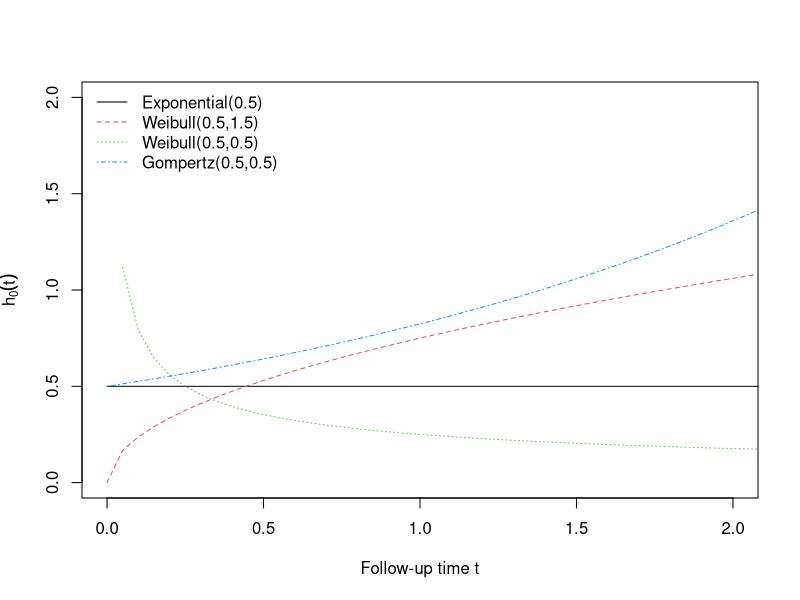
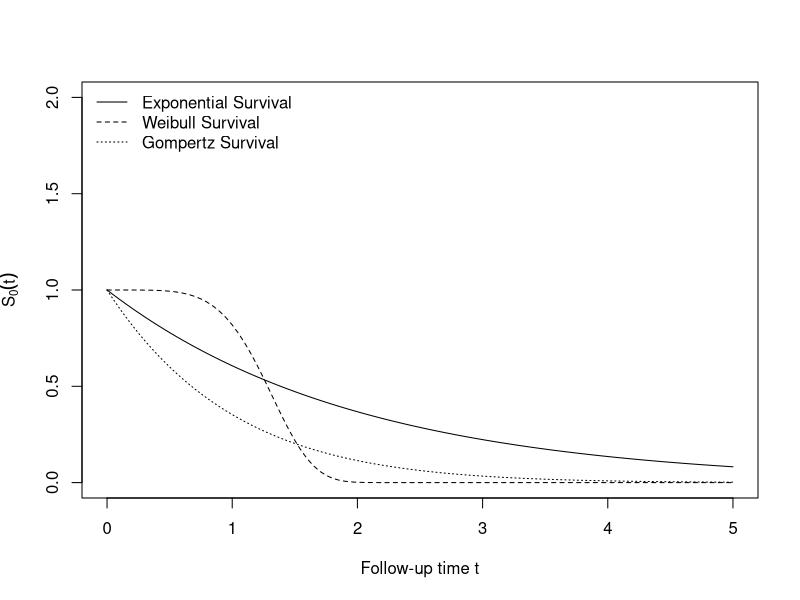
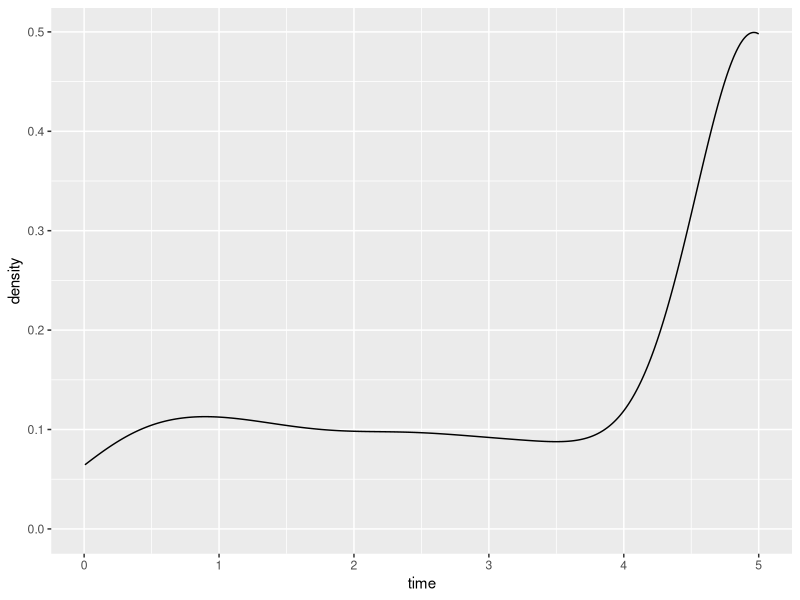

Reproduce these figures in R, in order. (Note: a time limit stopped this script after it produced the figures.)
## ---- chunk 1
library(tidyverse)
library(caret)
library(survival)
library(fastmap)
library(ggplot2)
## ---- chunk 2
exp_haz <- function(t, lambda = 0.5) lambda * 1 * t^0
weibull_haz <- function(t, lambda = 0.5, gamma = 0.5) lambda * gamma * t^(gamma - 1)
gompertz_haz <- function(t, alpha = 0.5, lambda = 0.5) lambda * exp(alpha* t)

curve(exp_haz, from = 0, to = 5, lty = 1,col = 1, xlim = c(0,2),ylim = c(0, 2), ylab = expression(h[0](t)), xlab = "Follow-up time t")
curve(0.5 * 1.5 * x^(1.5 - 1), from = 0, to = 5, lty = 2,col = 2, add = TRUE)
curve(0.5 * 0.5 * x^(0.5 - 1), from = 0, to = 5, lty = 3,col=3, add = TRUE)
curve(gompertz_haz, from = 0, to = 5, lty = 4,col = 4, add = TRUE )
legend(x = "topleft", lty = 1:4, col = 1:4,legend = c("Exponential(0.5)", "Weibull(0.5,1.5) ","Weibull(0.5,0.5)","Gompertz(0.5,0.5)"), bty = "n")
## ---- chunk 3
exp_surv <- function(t, lambda = 0.5) exp((-lambda)*t)
weibull_surv <- function(t, lambda = 0.2, gamma = 5) exp((-lambda)*t^gamma)
gompertz_surv <- function(t, alpha = 0.08, lambda = 1) exp(lambda/alpha*(1-exp(alpha*t)))
curve(exp_surv, from = 0, to = 5, lty = 1, ylim = c(0, 2), ylab = expression(S[0](t)), xlab = "Follow-up time t")
curve(weibull_surv, from = 0, to = 5, lty = 2, add = TRUE)
curve(gompertz_surv, from = 0, to = 5, lty = 3, add = TRUE )
legend(x = "topleft", lty = 1:3, legend = c("Exponential Survival", "Weibull Survival", "Gompertz Survival"), bty = "n") 
## ---- chunk 4
cox = function(u, x, lambda, alpha, beta){
    time = (1/alpha) * log(1 - (alpha * log(u) / (lambda * exp(beta * x))))
  }
## ---- chunk 5
simdat = function(n, p, lambda = 0.1, gamma = 1.5, eff = list()) {
  # randomly assign group
  x1 = rbinom(n, 1, 0.5)
  
  u = runif(n)
  useExp = runif(n) < p 
  # generating mixed data
  t =  useExp * (-log(u) / (lambda * exp(eff$b1 * x1))) + (1 - useExp) * (-log(u) / (lambda * exp(eff$b1 * x1)))^(1 / gamma)
  
  # two features
  # x2 = rbinom(n, 1, 0.5)
  # t =  useExp * (-log(u) / (lambda * exp(eff$b1 * x1))) + (1 - useExp) * (-log(u) / (lambda * exp(eff$b2 * x2)))^(1 / gamma)
  
  t[t < 1/365] = 1/365
  t[t == 1 / 365] = t[t == 1 / 365] + rnorm(length(t[t == 1 / 365]), 0, 1e-4)
  t = abs(t)
  
  e = as.numeric(t < 5)
  t = pmin(t, 5)
  
  name = paste("n =", n, ", p =", p, ", eff =", eff[[1]])
  
  return(tibble(name = name, time = t, event = e, x1 = x1))
  # two features
  # return(tibble(name = name, time = t, event = e, x1 = x1, x2 = x2))
}
## ---- chunk 6
simdat2 = function(n, p, lambda = 0.1, alpha = 0.5, eff = list()) {
  # randomly assign group
  x1 = rbinom(n, 1, 0.5)
  
  u = runif(n)
  useExp = runif(n) < p 
  # generating mixed data
  t =  useExp * (-log(u) / (lambda * exp(eff$b1 * x1))) + (1 - useExp) * (1/alpha) * log(1-(alpha*log(u) / (lambda * exp(eff$b1 * x1))))
  
  # two features
  # x2 = rbinom(n, 1, 0.5)
  # t =  useExp * (-log(u) / (lambda * exp(eff$b1 * x1))) + (1 - useExp) * (-log(u) / (lambda * exp(eff$b2 * x2)))^(1 / gamma)
  
  t[t < 1/365] = 1/365
  t[t == 1 / 365] = t[t == 1 / 365] + rnorm(length(t[t == 1 / 365]), 0, 1e-4)
  t = abs(t)
  
  e = as.numeric(t < 5)
  t = pmin(t, 5)
  
  name = paste("n =", n, ", p =", p, ", eff =", eff[[1]])
  
  return(tibble(name = name, time = t, event = e, x1 = x1))
  # two features
  # return(tibble(name = name, time = t, event = e, x1 = x1, x2 = x2))
}
## ---- chunk 7
data = simdat(500, 1, eff = list(b1 = 0.5))

data %>% 
  ggplot() +
  geom_density(aes(x = time))
## ---- chunk 8
fit_exp = function(df) {
  fit.exponential = survreg(Surv(time, event) ~ x1, dist = "exponential", data = df)
  return(as.numeric(-fit.exponential$coefficients[-1]))
}

fit_weibull = function(df) {
  fit.weibull <- survreg(Surv(time, event) ~ x1, dist = "weibull", data = df)
  return(as.numeric(-fit.weibull$coefficients[-1] / fit.weibull$scale))
}

fit_cox = function(df) {
  fit.cox <- coxph(Surv(time, event) ~ x1, data = df)
  return(as.numeric(fit.cox$coefficients))
}
## ---- chunk 9
param_grid = expand.grid(p = seq(0, 1, by = 0.2), n = c(20, 40, 60, 80, 100, 200, 400), rep = 1:500)

sim_dat = param_grid %>% 
  mutate(
    data = map2(n, p, ~simdat(n = .x, p = .y, eff = list(b1 = 0.5)))
  ) %>% 
  mutate(
    b_exp = map_dbl(data, fit_exp),
    b_weibull = map_dbl(data, fit_weibull),
    b_cox = map_dbl(data, fit_cox)
  )

sim_dat %>% 
  ggplot() +
  geom_density(aes(x = b_exp, color = "darkred"), alpha = 0.6) +
  geom_density(aes(x = b_weibull, color = "orange" ), size = 1.2) +
  geom_density(aes(x = b_cox, color = "blue"), alpha = 0.3) +
  geom_vline(xintercept = 0.5) +
  facet_grid(n~p) +
  xlab("estimated beta") +
  scale_colour_manual(name = 'fit methods', 
        values =c('blue'='blue','darkred'='darkred', 'orange' = 'orange'), labels = c('cox','exp', 'weibull'))
## ---- chunk 10
bias = sim_dat %>% 
  select(-data, -rep) %>% 
  mutate(
    b_exp = b_exp - 0.5, 
    b_weibull = b_weibull - 0.5,
    b_cox = b_cox - 0.5
  )%>% 
  group_by(n, p) %>% 
  summarize(
    exp_bias = mean(b_exp),
    weibull_bias = mean(b_weibull),
    cox_bias = mean(b_cox)
  ) %>% 
  pivot_longer("exp_bias":"cox_bias", names_to = "fit_method", values_to = "bias") %>% 
  mutate(fit_method = as.factor(fit_method))

var = sim_dat %>% 
  select(-data, -rep) %>% 
  group_by(n, p) %>% 
  summarize(
    exp_var = var(b_exp),
    weibull_var = var(b_weibull),
    cox_var = var(b_cox)
  ) %>% 
  pivot_longer("exp_var":"cox_var", names_to = "fit_method", values_to = "var") %>% 
  mutate(fit_method = as.factor(fit_method))


mse = sim_dat %>% 
  select(-data, -rep) %>%
  mutate(
    b_exp = (b_exp - 0.5)^2,
    b_weibull = (b_weibull - 0.5)^2,
    b_cox = (b_cox - 0.5)^2
  ) %>% 
  group_by(n, p) %>% 
  summarize(
    exp_mse = mean(b_exp),
    weibull_mse = mean(b_weibull),
    cox_mse = mean(b_cox)
  ) %>% 
  pivot_longer("exp_mse":"cox_mse", names_to = "fit_method", values_to = "mse") %>% 
  mutate(fit_method = as.factor(fit_method)) 
  
  
ggplot(mse, aes(x = n, y = mse, color = fit_method)) +
  geom_point() +
  geom_line() +
  scale_y_log10() +
  scale_x_log10() +
  facet_grid("p")

ggplot(var, aes(x = n, y = var, color = fit_method)) +
  geom_point() +
  geom_line() +
  scale_y_log10() +
  facet_grid("p")

ggplot(bias, aes(x = n, y = bias, color = fit_method)) +
  geom_point() +
  geom_line() +
  scale_y_log10() +
  facet_grid("p")
## ---- chunk 11
#simdat2(100,0,eff = list(b1 = 0.5))
param_grid2 = expand.grid(p = seq(0, 0.5, by = 0.1), n = c(20, 40, 60, 80, 100, 200, 400), rep = 1:500)
sim_dat2 = param_grid2 %>% 
  mutate(
    data = map2(n, p, ~simdat2(n = .x, p = .y, eff = list(b1 = 0.5)))
  ) %>% 
  mutate(
    b_exp = map_dbl(data, fit_exp),
    b_weibull = map_dbl(data, fit_weibull),
    b_cox = map_dbl(data, fit_cox)
  )

sim_dat2 %>% 
  ggplot() +
  geom_density(aes(x = b_exp, color = "darkred"), alpha = 0.6) +
  geom_density(aes(x = b_weibull, color = "orange" ), size = 1.2) +
  geom_density(aes(x = b_cox, color = "blue"), alpha = 0.3) +
  geom_vline(xintercept = 0.5) +
  facet_grid(n~p) +
  xlab("estimated beta") +
  scale_colour_manual(name = 'fit methods', 
        values =c('blue'='blue','darkred'='darkred', 'orange' = 'orange'), labels = c('cox','exp', 'weibull'))
## ---- chunk 12
bias2 = sim_dat2 %>% 
  select(-data, -rep) %>% 
  mutate(
    b_exp = abs(b_exp - 0.5), 
    b_weibull = abs(b_weibull - 0.5),
    b_cox = abs(b_cox - 0.5)
  )%>% 
  group_by(n, p) %>% 
  summarize(
    exp_bias = mean(b_exp),
    weibull_bias = mean(b_weibull),
    cox_bias = mean(b_cox)
  ) %>% 
  pivot_longer("exp_bias":"cox_bias", names_to = "fit_method", values_to = "bias") %>% 
  mutate(fit_method = as.factor(fit_method))

var2 = sim_dat2 %>% 
  select(-data, -rep) %>% 
  group_by(n, p) %>% 
  summarize(
    exp_var = var(b_exp),
    weibull_var = var(b_weibull),
    cox_var = var(b_cox)
  ) %>% 
  pivot_longer("exp_var":"cox_var", names_to = "fit_method", values_to = "var") %>% 
  mutate(fit_method = as.factor(fit_method))


mse2 = sim_dat2 %>% 
  select(-data, -rep) %>%
  mutate(
    b_exp = (b_exp - 0.5)^2,
    b_weibull = (b_weibull - 0.5)^2,
    b_cox = (b_cox - 0.5)^2
  ) %>% 
  group_by(n, p) %>% 
  summarize(
    exp_mse = mean(b_exp),
    weibull_mse = mean(b_weibull),
    cox_mse = mean(b_cox)
  ) %>% 
  pivot_longer("exp_mse":"cox_mse", names_to = "fit_method", values_to = "mse") %>% 
  mutate(fit_method = as.factor(fit_method)) 
  
  
ggplot(mse2, aes(x = n, y = mse, color = fit_method)) +
  geom_point() +
  geom_line() +
  scale_y_log10() +
  scale_x_log10() +
  facet_grid("p")

ggplot(var2, aes(x = n, y = var, color = fit_method)) +
  geom_point() +
  geom_line() +
  scale_y_log10() +
  scale_x_log10() +
  facet_grid("p")

ggplot(bias2, aes(x = n, y = bias, color = fit_method)) +
  geom_point() +
  geom_line() +
  scale_y_log10() +
  scale_x_log10() +
  facet_grid("p")

## ---- chunk 13
sim_dat %>% 
  select(-data, -rep) %>% 
  pivot_longer("b_exp":"b_cox", names_to = "fit_method", values_to = "beta") %>% 
  ggplot(aes(x = interaction(n), y = beta, color = fit_method)) +
  geom_boxplot() +
  facet_grid(fit_method~ p)
